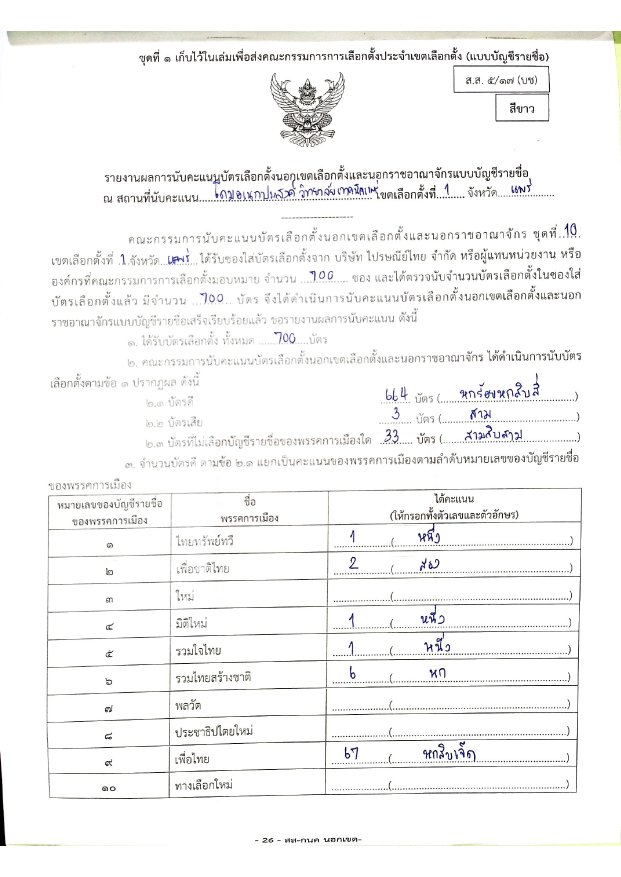
#> input picture province_test/สส.5ทับ17(บช)ชุดที่10-1.png, 1241 x 1754 px (shown at 1/2 size)
$ python enhanced_ocr.py 'province_test/สส.5ทับ17(บช)ชุดที่10-1.png'
#> lines starting #> are read from the running program, lines starting #| are printed output that depends on the picture
#!/usr/bin/env python3
"""
Enhanced OCR strategies for Thai ballot forms.

This module implements accuracy improvements:
1. Advanced image preprocessing
2. Multiple Tesseract configurations
3. Ensemble voting
4. Post-processing corrections
"""

import os
import sys
import tempfile
import subprocess
from pathlib import Path
from typing import Optional
from dataclasses import dataclass


@dataclass
class EnhancedResult:
    """Result from enhanced OCR extraction."""
    text: str
    confidence: float
    vote_counts: dict[int, int]
    preprocessing_applied: list[str]
    engine_mode: str


def preprocess_image(
    image_path: str,
    output_path: Optional[str] = None,
    methods: list[str] = None
) -> tuple[str, list[str]]:
    """
    Apply advanced preprocessing to improve OCR accuracy.

    Args:
        image_path: Path to input image
        output_path: Where to save processed image
        methods: List of preprocessing methods to apply
            - "contrast": Increase contrast
            - "sharpen": Sharpen edges
            - "binarize": Convert to black/white
            - "deskew": Correct rotation
            - "denoise": Remove noise
            - "dilate": Thicken strokes

    Returns:
        Tuple of (output_path, methods_applied)
    """
    if methods is None:
        methods = ["contrast", "sharpen", "binarize"]

    try:
        from PIL import Image, ImageEnhance, ImageFilter, ImageOps
        import io
    except ImportError:
        return image_path, []

    if output_path is None:
        suffix = Path(image_path).suffix or ".png"
        fd, output_path = tempfile.mkstemp(suffix=suffix, prefix="enhanced_")
        os.close(fd)

    applied = []

    try:
        with Image.open(image_path) as img:
            # Convert to grayscale for better processing
#> img is the input picture: PIL image 1241x1754 RGB; mean R, G, B 246, 245.9, 245.6
            if img.mode != "L":
                img = img.convert("L")
#> img: PIL image 1241x1754 L

            # Apply requested methods
            if "deskew" in methods:
                try:
                    # Simple deskew using hough transform approximation
                    img = img.rotate(_detect_skew(img), resample=Image.BICUBIC, expand=True)
                    applied.append("deskew")
                except Exception:
                    pass

            if "denoise" in methods:
                img = img.filter(ImageFilter.MedianFilter(size=3))
                applied.append("denoise")

            if "contrast" in methods:
                # Higher contrast for handwritten ink
                img = ImageEnhance.Contrast(img).enhance(2.0)
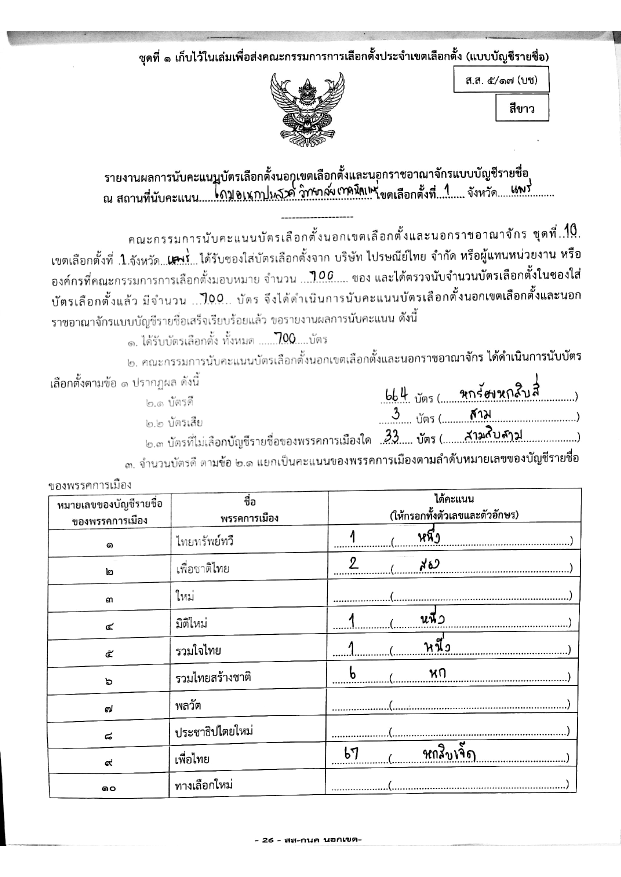
#> img: PIL image 1241x1754 L (shown at 1/2 size); min 0, max 255, mean 241.6
                applied.append("contrast")

            if "sharpen" in methods:
                img = img.filter(ImageFilter.SHARPEN)
                img = img.filter(ImageFilter.EDGE_ENHANCE)
                applied.append("sharpen")

            if "dilate" in methods:
                # Thicken thin strokes (helps with faint handwriting)
                from PIL import ImageOps
                img = img.filter(ImageFilter.MaxFilter(size=3))
                applied.append("dilate")

            if "binarize" in methods:
                # Adaptive thresholding
                img = img.point(lambda x: 0 if x < 140 else 255)
                applied.append("binarize")

            img.save(output_path)

    except Exception as e:
        print(f"Preprocessing error: {e}")
        return image_path, []

    return output_path, applied


def _detect_skew(img) -> float:
    """Detect image skew angle. Returns angle in degrees."""
    # Simplified skew detection
    # In production, use Hough transform or similar
    return 0.0


def extract_with_config(
    image_path: str,
    psm: int = 6,
    oem: int = 3,
    lang: str = "tha+eng",
    extra_config: str = ""
) -> tuple[str, float]:
    """
    Extract text with specific Tesseract configuration.

    PSM (Page Segmentation Mode):
        3 = Fully automatic (default)
        4 = Single column of text
        6 = Single uniform block of text
        11 = Sparse text in no particular order
        12 = Sparse text with OSD

    OEM (OCR Engine Mode):
        0 = Legacy engine only
        1 = Neural net LSTM only
        2 = Legacy + LSTM
        3 = Default (whatever is available)

    Returns:
        Tuple of (text, confidence)
    """
    try:
        import pytesseract
        from PIL import Image

        config = f"--psm {psm} --oem {oem} {extra_config}".strip()

        with Image.open(image_path) as img:
            # Get text
            text = pytesseract.image_to_string(img, lang=lang, config=config)

            # Get confidence
            data = pytesseract.image_to_data(img, lang=lang, config=config, output_type=pytesseract.Output.DICT)
            confidences = [c for c in data.get('conf', []) if c > 0]
            avg_conf = sum(confidences) / len(confidences) if confidences else 0

            return text, avg_conf

    except Exception as e:
        print(f"OCR error: {e}")
        return "", 0


def ensemble_extract(
    image_path: str,
    preprocess_methods: list[str] = None
) -> EnhancedResult:
    """
    Run multiple OCR configurations and combine results.

    This ensemble approach tries different settings and
    uses voting to determine the best results.
    """
    if preprocess_methods is None:
        preprocess_methods = ["contrast", "sharpen"]

    # Step 1: Preprocess image
    processed_path, applied = preprocess_image(image_path, methods=preprocess_methods)

    # Step 2: Run multiple configurations
    configs = [
        (6, 3, "Standard block mode"),
        (4, 3, "Single column"),
        (11, 3, "Sparse text"),
        (6, 1, "LSTM only"),
    ]

    results = []
    for psm, oem, desc in configs:
        try:
            text, conf = extract_with_config(processed_path, psm=psm, oem=oem)
            results.append((text, conf, desc))
        except Exception:
            pass

    if not results:
        return EnhancedResult(
            text="",
            confidence=0,
            vote_counts={},
            preprocessing_applied=applied,
            engine_mode="none"
        )

    # Step 3: Pick best result by confidence
    best_text, best_conf, best_mode = max(results, key=lambda x: x[1])

    # Step 4: Extract vote counts using pattern matching
    vote_counts = _extract_vote_counts(best_text)

    # Clean up
    if processed_path != image_path:
        try:
            os.unlink(processed_path)
        except OSError:
            pass

    return EnhancedResult(
        text=best_text,
        confidence=best_conf,
        vote_counts=vote_counts,
        preprocessing_applied=applied,
        engine_mode=best_mode
    )


def _extract_vote_counts(text: str) -> dict[int, int]:
    """
    Extract vote counts from OCR text using pattern matching.

    Looks for patterns like:
    - "๑. ... 153"
    - "1. ... หนึ่งร้อยห้าสิบสาม"
    - Position followed by number
    """
#> called with text = ''
    import re

    counts = {}

    # Pattern: Thai numeral position followed by Arabic number
    # Example: "๑. ... ชื่อ ... 153"
    thai_numeral_pattern = r'([๑๒๓๔๕๖๗๘๙๐]+)\s*[.\-]\s*[^\d]*(\d{1,5})\s*$'

    for line in text.split('\n'):
        line = line.strip()
        if not line:
            continue

        # Try Thai numerals
        match = re.search(thai_numeral_pattern, line)
        if match:
            thai_pos = match.group(1)
            count = int(match.group(2))
            # Convert Thai numeral to Arabic
            pos = _thai_to_arabic(thai_pos)
            if pos > 0 and count > 0:
                counts[pos] = count
                continue

        # Try Arabic numerals for position
        arabic_pattern = r'^(\d{1,2})\s*[.\-]\s*[^\d]*(\d{1,5})'
        match = re.search(arabic_pattern, line)
        if match:
            pos = int(match.group(1))
            count = int(match.group(2))
            if pos > 0 and pos < 100 and count < 100000:
                counts[pos] = count

    return counts


def _thai_to_arabic(thai_num: str) -> int:
    """Convert Thai numeral string to Arabic integer."""
    thai_digits = "๐๑๒๓๔๕๖๗๘๙"
    result = 0
    for char in thai_num:
        if char in thai_digits:
            result = result * 10 + thai_digits.index(char)
    return result


def benchmark_preprocessing(image_path: str) -> dict:
    """
    Test different preprocessing combinations to find the best.

    Returns dict with results for each combination.
    """
    combinations = [
        [],
        ["contrast"],
        ["contrast", "sharpen"],
        ["contrast", "sharpen", "binarize"],
        ["contrast", "sharpen", "denoise"],
        ["contrast", "sharpen", "dilate"],
        ["contrast", "sharpen", "binarize", "dilate"],
    ]

    results = {}

    for methods in combinations:
        name = "+".join(methods) if methods else "none"
        result = ensemble_extract(image_path, preprocess_methods=methods)
        results[name] = {
            "confidence": result.confidence,
            "vote_counts": result.vote_counts,
            "preprocessing": result.preprocessing_applied,
            "engine_mode": result.engine_mode,
        }

    return results


def main():
    """Demo and benchmark."""
    import sys

    print("=== Enhanced OCR for Thai Ballots ===")
    print()

    test_image = sys.argv[1] if len(sys.argv) > 1 else "test_images/high_res_page-1.png"

    if not os.path.exists(test_image):
        print(f"Image not found: {test_image}")
        return 1

    print(f"Testing: {test_image}")
    print()

    # Test ensemble extraction
    print("1. Ensemble Extraction")
    print("-" * 40)
    result = ensemble_extract(test_image)
    print(f"Confidence: {result.confidence:.1f}%")
    print(f"Preprocessing: {result.preprocessing_applied}")
    print(f"Engine mode: {result.engine_mode}")
    print(f"Vote counts extracted: {result.vote_counts}")
    print()

    # Benchmark preprocessing
    print("2. Preprocessing Benchmark")
    print("-" * 40)
    benchmark = benchmark_preprocessing(test_image)

    for name, data in sorted(benchmark.items(), key=lambda x: -x[1]["confidence"]):
        conf = data["confidence"]
        votes = len(data["vote_counts"])
        print(f"  {name:<30} {conf:.1f}%  ({votes} votes)")

    print()

    # Find best
    best = max(benchmark.items(), key=lambda x: x[1]["confidence"])
    print(f"Best preprocessing: {best[0]} ({best[1]['confidence']:.1f}%)")

    return 0


if __name__ == "__main__":
    sys.exit(main())
#> (the program exits here)
